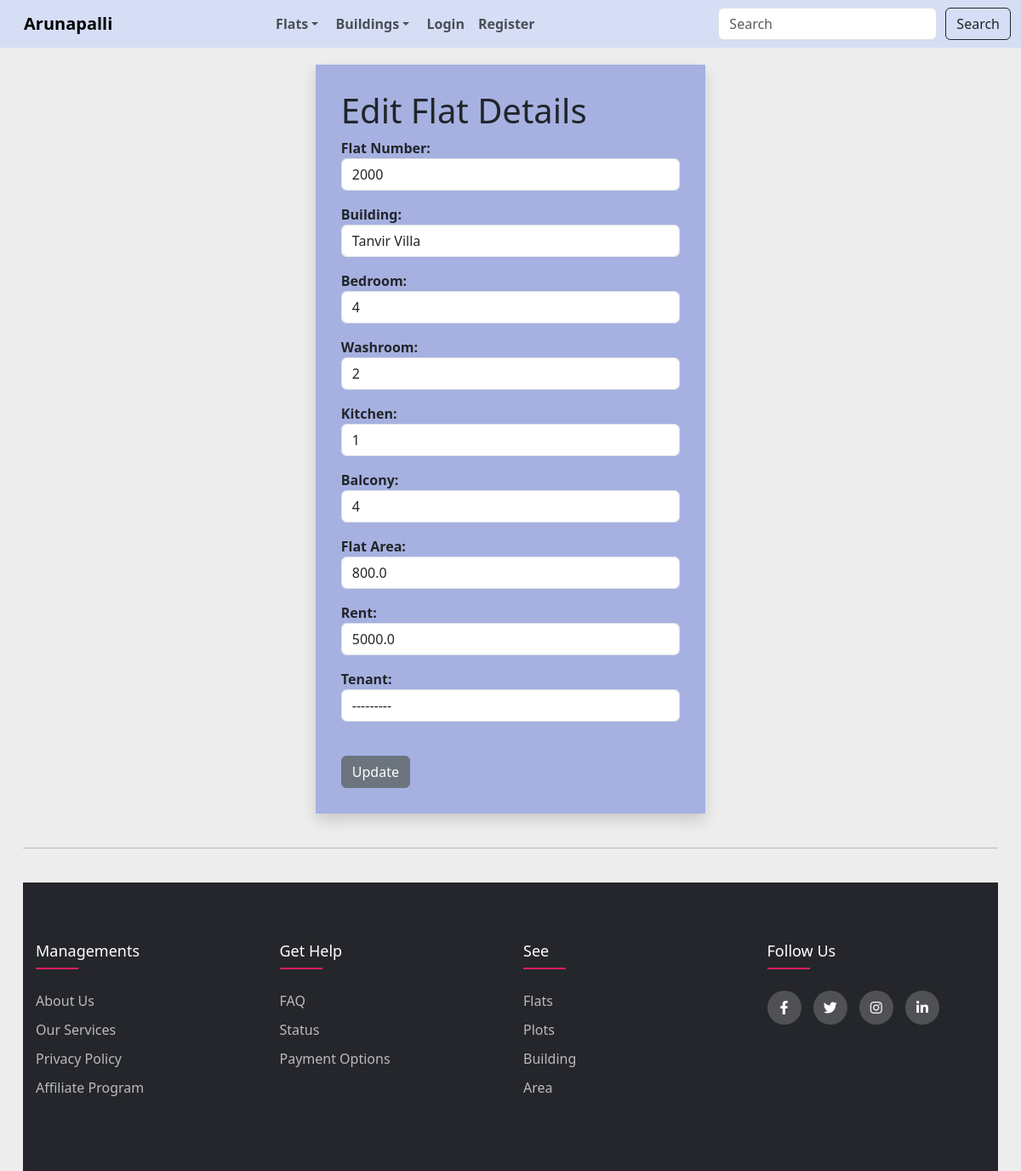
The app's page /edit_flat/6 with its own data.
### tenant/models.py (models this page shows, shortened)
class Flat(models.Model):
    number = models.CharField(max_length=10)
    owner = models.ForeignKey(User, on_delete=models.CASCADE)
    building = models.ForeignKey(Building, on_delete=models.CASCADE)
    bedroom = models.IntegerField()
    washroom = models.IntegerField()
    kitchen = models.IntegerField()
    balcony = models.IntegerField()
    flat_area = models.FloatField()
    tenant = models.ForeignKey(User, on_delete=models.CASCADE, blank=True, null=True, related_name='tenant_flat')
    rent = models.FloatField()

### tenant/views.py (the view)
# urls.py: path('edit_flat/<int:id>', views.edit_flat, name='edit-flat'),
def edit_flat(request, id):
    flat = Flat.objects.get(id=id)
    if request.method == 'POST':
        form = FlatUpdateForm(request.POST, instance=flat)
        if form.is_valid():
            form.save()
            return redirect('my-flats')
    else:
        form = FlatUpdateForm(instance=flat)
    return render(request, 'tenants/edit_flat.html', {'form': form})

### tenant/models.py (called while the page is built)
    def __str__(self):
        return self.name

### tenant/templates/tenants/edit_flat.html (shortened to what this page needs)
{% extends "tenants/base.html" %}
{% block content %}
<div class="container shadow" style="width: 40%; background-color: #a6b1e1; padding: 30px; margin-top: 20px;">
<strong>
<h1>Edit Flat Details</h1>
        <form action="" method="POST">
        {{ form.as_p}}
        <br>
        <button type="submit" value="Update" class="btn btn-secondary">Update</button>
        </form>
    </strong>
    </div>
{% endblock %}

### tenant/templates/tenants/base.html (style rules this page uses)
body { background-color: #f4f4f4; }
* { margin:0; padding:0; box-sizing: border-box; }
.container { max-width: 1170px; margin:auto; }
body { background-color: #EDEDED !important; }

### records on screen
Flat: number "2000", building "Tanvir Villa", bedroom "4", washroom "2", kitchen "1", balcony "4", flat_area "800.0", rent "5000.0", tenant "---------"
